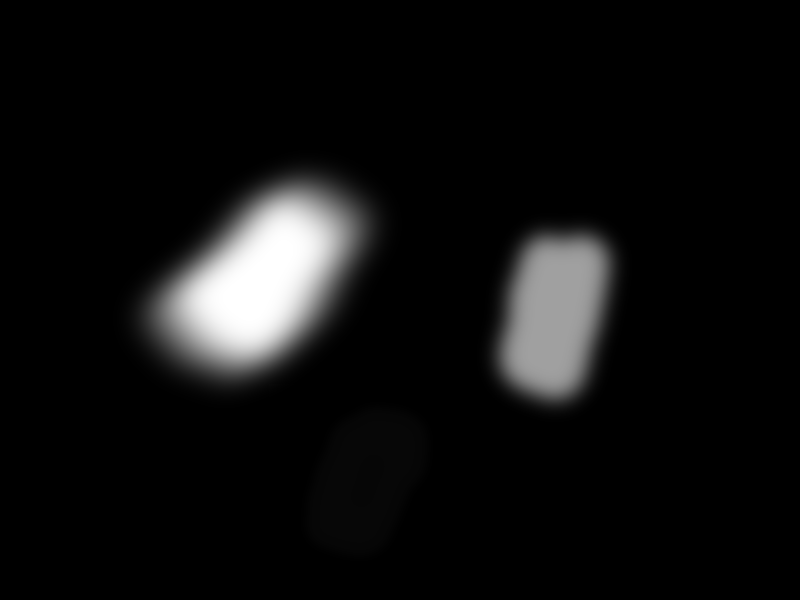
#> input picture assignment/RS_homework_BB.png, 800 x 600 px
$ python main.py
#> lines starting #> are read from the running program, lines starting #| are printed output that depends on the picture; after the words box and inside, x2 and y2 are one past the last pixel; in counts of white or black regions, pixels touching at a corner belong together
#> the answer given: assignment/RS_homework_BB.png
#> the answer given: out.png
#> in extract_bboxes, image is the input picture: shape (600, 800); min 0, max 255, mean 15.6
### image_extraction/bbox.py
import cv2
import numpy as np

from enum import Enum


class BoundingBox:
    class Type(Enum):
        AxisAligned = 1,
        Min = 2

    def __init__(self, contour, type: Type, align_dominant_dimension=True):
        if type == BoundingBox.Type.AxisAligned:
            self.rotated_rect = cv2.minAreaRect(contour)
            self.rect = cv2.boundingRect(contour)
            [x, y, w, h] = self.rect
            self.points = np.float32([[x, y + h], [x, y], [x + w, y], [x + w, y + h]])
            [self.center, self.shape, self.angle] = np.array([x, y]) + np.array([w, h]) // 2, [w, h], 0
        elif type == BoundingBox.Type.Min:
            self.rotated_rect = cv2.minAreaRect(contour)
            self.points = cv2.boxPoints(self.rotated_rect)
            [self.center, self.shape, self.angle] = self.rotated_rect

        # Shift points to match orientation if alignment required
        if align_dominant_dimension and np.argmax(self.shape) == 0:
            self.points = np.roll(self.points, 1, axis=0)
            self.shape = self.shape[::-1]

        [self.width, self.height] = self.shape

    def crop_axis_aligned(self, image, center_crop=True, min_crop_dimension_factor=1):
        # Determine dimension for the aligned bbox, must be divisible by min_crop_dimension_factor
        if min_crop_dimension_factor == 1:
            target_shape = np.int32(np.ceil(self.shape))
        else:
            target_shape = np.int32(min_crop_dimension_factor * np.ceil(np.array(self.shape) / min_crop_dimension_factor))

        # Align target to the top left corner or the center
        if center_crop:
            target_points = cv2.boxPoints((target_shape / 2, self.shape, 0))
        else:
            target_points = np.float32([[0, self.height], [0, 0], [self.width, 0], [self.width, self.height]])

        # Calculate the transformation matrix to allow for bbox warping for extraction
        M = cv2.getPerspectiveTransform(self.points, target_points)
        bbox_crop = cv2.warpPerspective(image, M, tuple(target_shape), flags=cv2.INTER_CUBIC)
        return bbox_crop

    # [10 lines left out: functions crop, draw, not called in this run]

def get_bounding_boxes(image, threshold=8, bbox_type=BoundingBox.Type.Min, align=True):
#> called with threshold = 4, align = True
    _, image = cv2.threshold(image, threshold, 255, cv2.THRESH_BINARY)
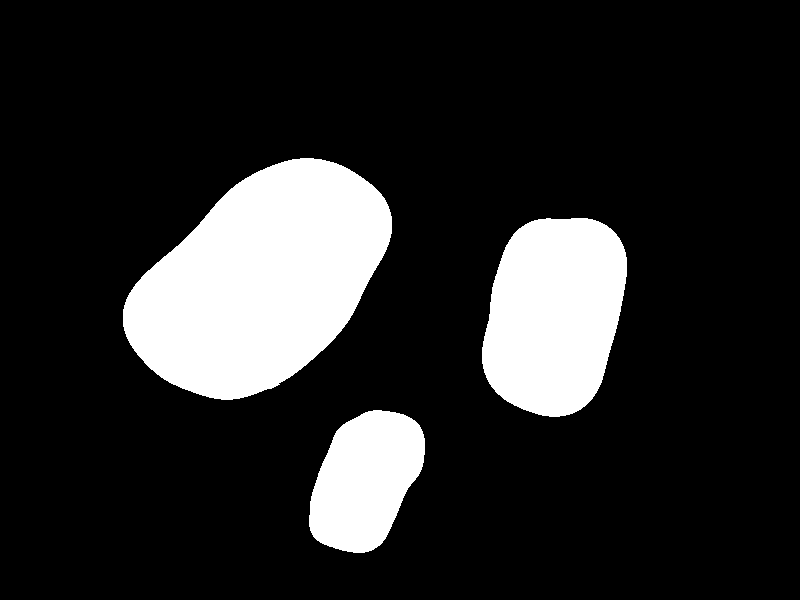
#> image: shape (600, 800); 16.2% white; 3 white regions
    contours, _ = cv2.findContours(image, cv2.RETR_EXTERNAL, cv2.CHAIN_APPROX_SIMPLE)
#> contours = 3 contours; box (x1, y1, x2, y2) and area: (123, 158, 392, 400) 42564, (482, 218, 627, 417) 22516, (309, 410, 425, 553) 11662

    bboxes = []
    for contour in contours:
        bounding_box = BoundingBox(contour, bbox_type, align)
        bboxes.append(bounding_box)
#> this loop made 3 passes
#> after the loop, bboxes = 3 items

    return bboxes

def extract_bounding_boxes(image, threshold=8, bbox_type=BoundingBox.Type.Min, align=True, center_bbbox_points=False, min_dimension_factor=1):
    bboxes = get_bounding_boxes(image, threshold, bbox_type, align)
    return [bbox.crop_axis_aligned(image, center_bbbox_points, min_dimension_factor) for bbox in bboxes]

### main.py
import os
import shutil
import click

import cv2

from image_extraction.bbox import BoundingBox, get_bounding_boxes


def recreate_output_directory(directory):
    try:
        shutil.rmtree(directory)
    except Exception:
        print("Unable to remove existing results folder")

    os.makedirs(directory, exist_ok=True)

@click.command()
@click.option("-i", "--input", "input", default="assignment/RS_homework_BB.png", prompt="Input image path", help="Image for bbox extraction.")
@click.option("-o", "--output", default="output", prompt="Output directory", help="Directory to store extracted bbox images.")
@click.option("-t", "--threshold", default=4, help="Image intensity threshold used to extract contours.")
@click.option("-a", "--align", default=True, help="Align the bbox with the dominant dimension.")
@click.option("-f", "--min_factor", default=1, help="Bounding box dimension will be divisible by specified value.")
@click.option("-c", "--center", default=False, help="Center bbox around the contour.", is_flag=True)
@click.option("-v", "--visual", default=False, help="Input image and bounding box visualization.", is_flag=True)
def extract_bboxes(input, output, threshold, align, center, min_factor, visual):
    if not os.path.exists(input):
        raise Exception(f"File {input} is not accessible or doesn't exist")

    image = cv2.imread(input, cv2.IMREAD_GRAYSCALE)
    if image is None:
        raise Exception("Input image is empty")

    bbox_type = BoundingBox.Type.Min
    bboxes = get_bounding_boxes(image, threshold, bbox_type, align)
#> bboxes = 3 items

    output_directory = f"{output}/{os.path.basename(input)}"
    recreate_output_directory(output_directory)

    for i, bbox in enumerate(bboxes):
        crop = bbox.crop_axis_aligned(image, center, min_factor)
        cv2.imwrite(f"{output_directory}/contour_{i}.png", crop)
#> this loop made 3 passes
#> (target_shape in crop_axis_aligned, target_points in crop_axis_aligned) on passes 1 to 3: ([94, 151], [[0, 150.5], [0, 0], [93.51, 0], [93.51, 150.5]]), ([131, 202], [[0, 201.9], [0, 0], [130.2, 0], [130.2, 201.9]]), ([180, 287], [[0, 286.7], [0, 0], [179.2, 0], [179.2, 286.7]])
#> pass 1, in crop_axis_aligned, `bbox_crop = cv2.warpPerspective(image, M, tuple(target_shape), flags=c..`:
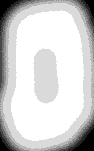
#> bbox_crop: shape (151, 94); min 0, max 7, mean 5.77; drawn with min black and max white
#> pass 2, in crop_axis_aligned (call 2), `bbox_crop = cv2.warpPerspective(image, M, tuple(target_shape), flags=c..`:
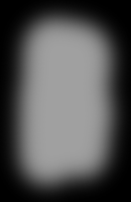
#> bbox_crop: shape (202, 131); min 0, max 160, mean 81.7
#> pass 3, in crop_axis_aligned (call 3), `bbox_crop = cv2.warpPerspective(image, M, tuple(target_shape), flags=c..`:
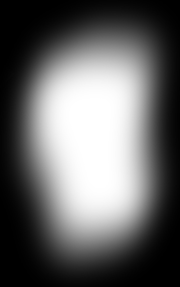
#> bbox_crop: shape (287, 180); min 0, max 255, mean 101.3

    if visual:
        color = (0, 255, 0)
        visual = cv2.cvtColor(image, cv2.COLOR_GRAY2BGR)

        for i, bbox in enumerate(bboxes):
            visual = bbox.draw(visual, color)
            crop = bbox.crop_axis_aligned(image, center, min_factor)
            cv2.imshow(f"crop_{i}", crop)

        cv2.imshow("visual", visual)
        cv2.waitKey(0)


if __name__ == "__main__":
    extract_bboxes()
#> (the program exits here)
